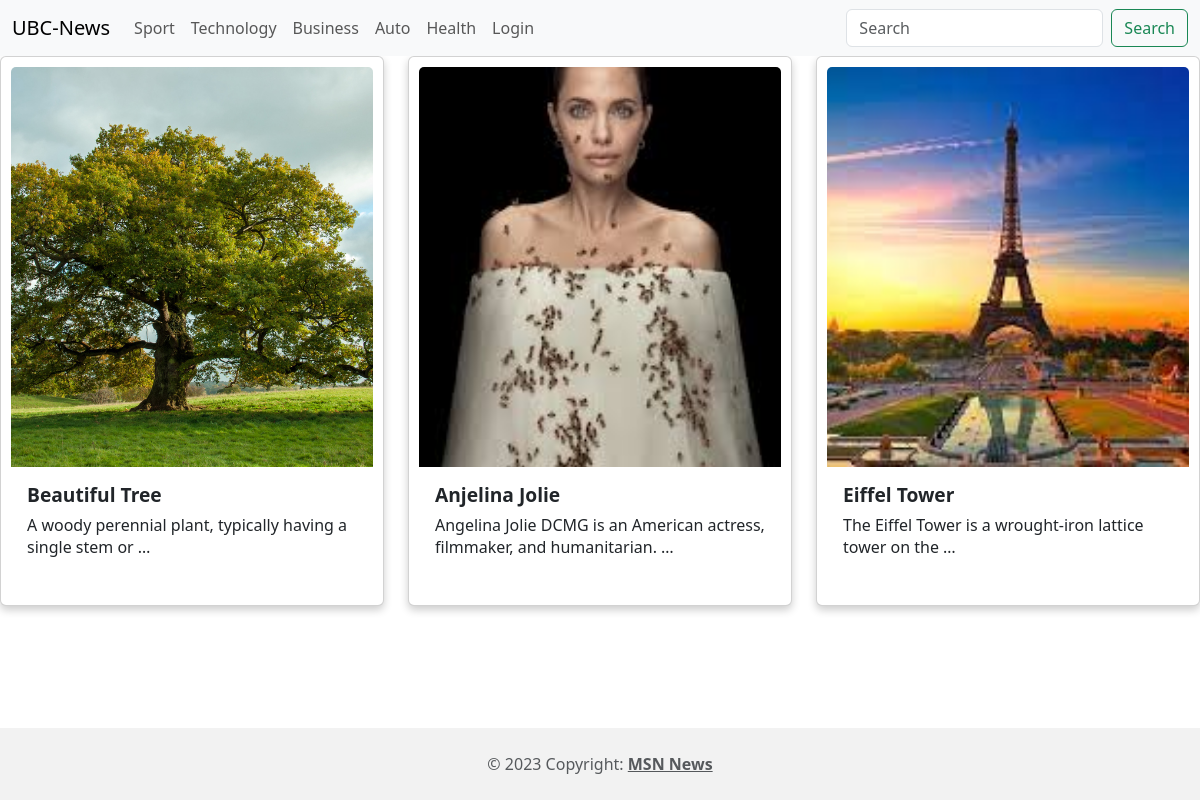
The page /category/5 on the database its author committed.
### news/models.py (models this page shows, shortened)
class News(models.Model):
    publisher = models.ForeignKey(User, related_name='publisher', on_delete=models.CASCADE)
    title = models.CharField(max_length=60)
    content = models.TextField()
    published_date = models.DateTimeField(auto_now_add=True)
    updated_date = models.DateTimeField(auto_now=True)
    media = models.ImageField(upload_to="news-media/%Y/%m/%d/")
    category = models.ForeignKey(Category, on_delete=models.CASCADE)
    class Meta:
        verbose_name = 'news'
        verbose_name_plural = 'news'
        ordering = ['-id']

### news/views.py (the view)
# urls.py: path('category/<int:category_id>', category, name='category'),
def category(request, category_id):
    searched = request.GET.get('search_word')
    if searched:
        news_list = News.objects.filter(category_id=category_id, title__contains=searched)
    else:
        news_list = News.objects.filter(category_id=category_id)
    data = {
        'news_list': news_list,
    }
    return render(request, 'news/category.html', context=data)

### news/templates/news/category.html (shortened to what this page needs)
{% extends 'news/base.html' %}
{% block content %}
    <div class="row">
        {% for news in news_list %}
            <div class="col-md-4 mb-3">
                <a href="{% url 'details' news.id %}" class="card-link">
                    <div class="card h-100">
                        <img src="{{ news.media.url }}" class="card-img-top" alt="...">
                        <div class="card-body">
                            <h5 class="card-title">{{ news.title }}</h5>
                            <p class="card-text">{{ news.content | truncatewords:10 }}</p>
                        </div>
                    </div>
                </a>
            </div>
        {% endfor %}
    </div>
{% endblock %}

### news/static/news/styles/main.css (style rules this page uses)
body { padding-bottom: 100px; }
.card-link { text-decoration: none; }
.card { box-shadow: 0 4px 8px rgba(0, 0, 0, 0.2); transition: 0.3s; margin-bottom: 20px; padding: 10px; }
.card-img-top { height: 400px; object-fit: cover; }
.card-title { font-size: 1.2rem; font-weight: bold; margin-bottom: 0.5rem; }
.card-text { font-size: 1rem; line-height: 1.4; }

### rows shown on the page
News: media (picture), title "Beautiful Tree", content "A woody perennial plant, typically having a single stem or …"
News: media (picture), title "Anjelina Jolie", content "Angelina Jolie DCMG is an American actress, filmmaker, and humanitarian. …"
News: media (picture), title "Eiffel Tower", content "The Eiffel Tower is a wrought-iron lattice tower on the …"
